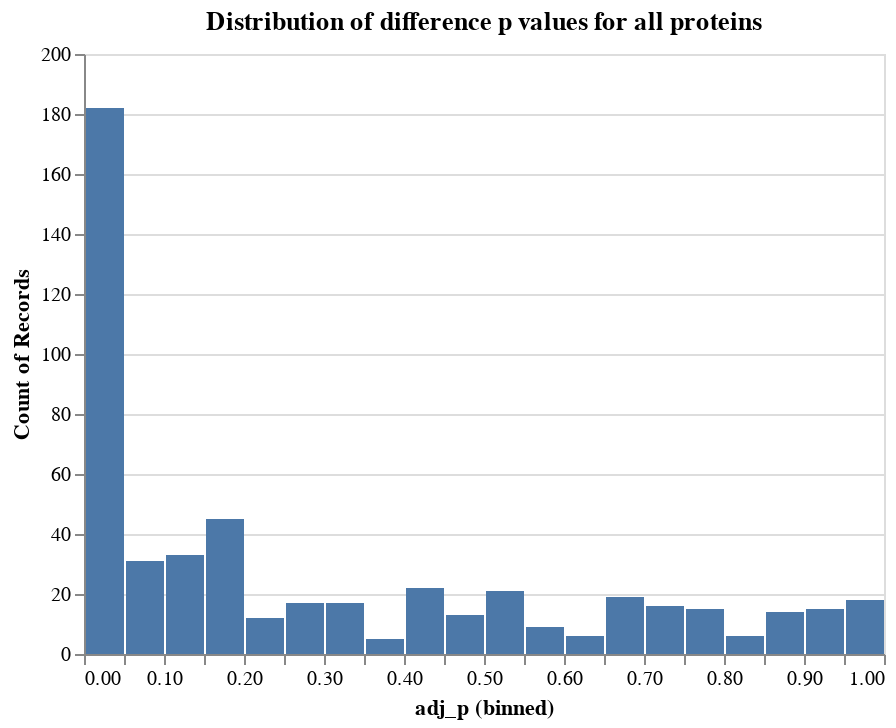

The notebook cell this image was saved under:
### Code cell
# Plot the distribution of all the difference p values
alt.Chart(ttres_long).mark_bar().encode(
    x=alt.X(
        "adj_p",
        bin=alt.Bin(step=0.05),
        scale=alt.Scale(
            domain=[0, 1]
        )
    ),
    y=alt.Y(
        "count()"
    )
).properties(
    title="Distribution of difference p values for all proteins"
)

### Figure 1 — Vega-Lite specification as saved in the notebook (floating-point values rounded to 4 significant figures; data arrays with more than 128 entries replaced by an {"elided": "..."} marker saying what was removed)
{"config": {"view": {"continuousWidth": 400, "continuousHeight": 300}}, "data": {"name": "data-28a84980c638abd39b650c63a72f800e"}, "mark": "bar", "encoding": {"x": {"type": "quantitative", "bin": {"step": 0.05}, "field": "adj_p", "scale": {"domain": [0, 1]}}, "y": {"type": "quantitative", "aggregate": "count"}}, "title": "Distribution of difference p values for all proteins", "$schema": "https://vega.github.io/schema/vega-lite/v4.8.1.json", "datasets": {"data-28a84980c638abd39b650c63a72f800e": {"elided": "516 records"}}}
